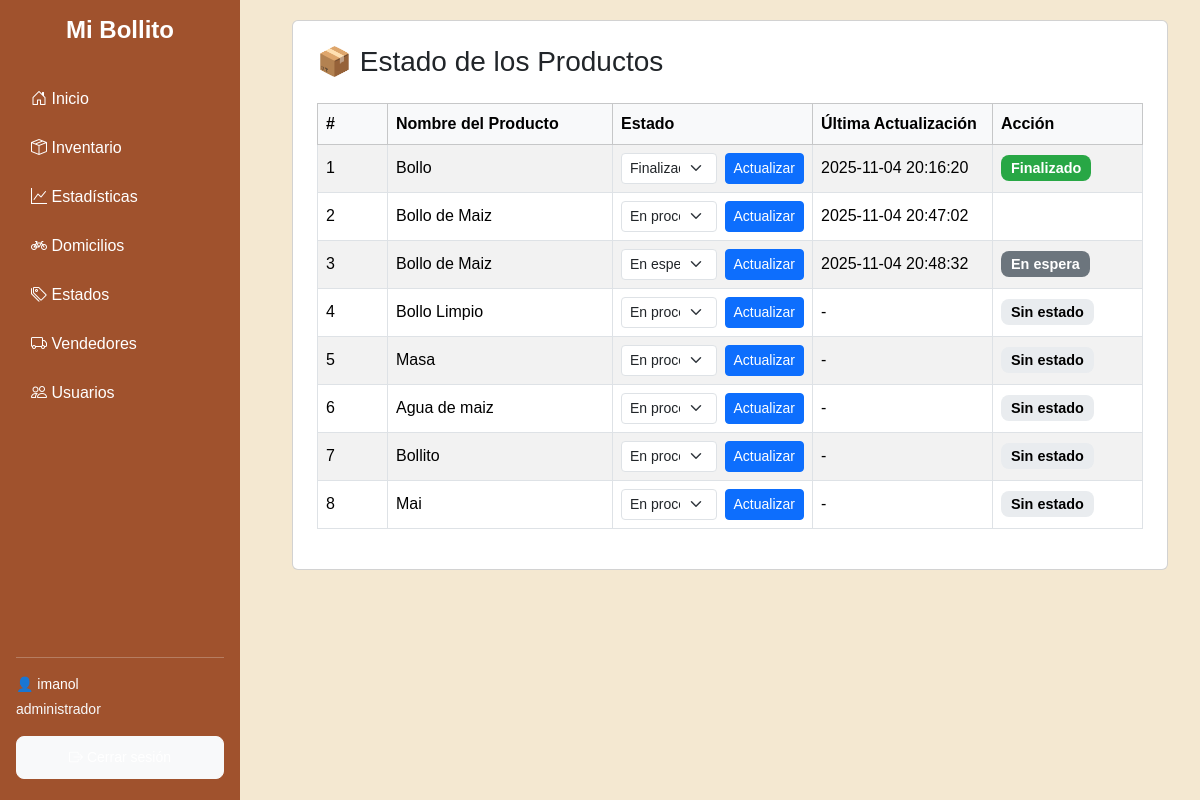
Page /estados.php (signed in) on the committed database.
### tables this page shows
CREATE TABLE `estado` (
  `id_estado` int(11) NOT NULL,
  `id_producto` int(11) NOT NULL,
  `nombre` varchar(100) NOT NULL,
  `estado_producto` enum('En proceso','Finalizado','Detenido','En espera','Por vencer','Vencido','Pendiente','Entregado','Cancelado') NOT NULL,
  `fecha_registro` timestamp NOT NULL DEFAULT current_timestamp()
);

CREATE TABLE `productos` (
  `id_producto` int(11) NOT NULL,
  `nombre` varchar(100) NOT NULL,
  `id_categoria` int(11) DEFAULT NULL,
  `descripcion` text DEFAULT NULL,
  `precio` decimal(10,2) NOT NULL,
  `stock` int(11) NOT NULL DEFAULT 0,
  `id_proveedor` int(11) DEFAULT NULL,
  `fecha_registro` timestamp NOT NULL DEFAULT current_timestamp(),
  `stock_actual` int(11) GENERATED ALWAYS AS (`stock`) STORED
);

### estados.php (the view, shortened to what this page needs)
<?php
require 'conexion.php';
$query = "
SELECT
    p.id_producto,
    p.nombre AS producto,
    e.estado_producto,
    e.fecha_registro
FROM productos p
LEFT JOIN estado e ON e.id_producto = p.id_producto
ORDER BY p.id_producto ASC
";
$result = $conn->query($query);
?>
<?php include 'includes/header.php'; ?>
<div class="container-fluid">
  <div class="card p-4 card-style">
    <h3 class="mb-4">📦 Estado de los Productos</h3>
    <div class="table-responsive">
      <table class="table table-bordered table-striped align-middle">
        <thead class="table-light">
          <tr>
            <th style="width: 70px;">#</th>
            <th>Nombre del Producto</th>
            <th style="width: 200px;">Estado</th>
            <th style="width: 180px;">Última Actualización</th>
            <th style="width: 150px;">Acción</th>
          </tr>
        </thead>
        <tbody>
          <?php if ($result->num_rows === 0): ?>
            <tr><td colspan="5" class="text-center">No hay productos registrados.</td></tr>
          <?php else: $i = 1; while ($row = $result->fetch_assoc()): ?>
            <tr>
              <td><?= $i++ ?></td>
              <td><?= htmlspecialchars($row['producto']) ?></td>
              <td>
                <form method="POST" class="d-flex">
                  <select name="estado_producto" class="form-select form-select-sm me-2">
                    <?php
                      $estados = ['En proceso', 'Finalizado', 'Detenido', 'En espera'];
                      foreach ($estados as $estado) {
                        $selected = ($row['estado_producto'] === $estado) ? 'selected' : '';
                        echo "<option value='$estado' $selected>$estado</option>";
                      }
                    ?>
                  </select>
                  <button type="submit" class="btn btn-sm btn-primary">Actualizar</button>
                </form>
              </td>
              <td><?= $row['fecha_registro'] ? $row['fecha_registro'] : '-' ?></td>
              <td>
                <?php
                $color = match ($row['estado_producto']) {
                    'Finalizado' => 'success',
                    'En proceso' => 'warning',
                    'Detenido' => 'danger',
                    'En espera' => 'secondary',
                    default => 'light'
                };
                ?>
                <span class="badge bg-<?= $color ?>"><?= htmlspecialchars($row['estado_producto'] ?? 'Sin estado') ?></span>
              </td>
            </tr>
          <?php endwhile; endif; ?>
        </tbody>
      </table>
    </div>
  </div>
</div>
<?php include 'includes/footer.php'; ?>

### includes/header.php (shortened to what this page needs)
<!DOCTYPE html>
<html lang="es">
<head>
  <link href="https://cdn.jsdelivr.net/npm/bootstrap@5.3.3/dist/css/bootstrap.min.css" rel="stylesheet">
  <link href="https://cdn.jsdelivr.net/npm/bootstrap-icons@1.11.3/font/bootstrap-icons.css" rel="stylesheet">
</head>
<body>
<div class="sidebar">
  <h4>Mi Bollito</h4>
  <a href="panel.php"><i class="bi bi-house-door"></i> Inicio</a>
  <a href="inventario.php"><i class="bi bi-box-seam"></i> Inventario</a>
  <a href="estadisticas.php"><i class="bi bi-graph-up"></i> Estadísticas</a>
  <a href="domicilios.php"><i class="bi bi-bicycle"></i> Domicilios</a>
  <a href="estados.php"><i class="bi bi-tags"></i> Estados</a>
  <?php if ($_SESSION['rol'] === 'administrador'): ?>
    <a href="vendedores.php"><i class="bi bi-truck"></i> Vendedores</a>
    <a href="usuarios.php"><i class="bi bi-people"></i> Usuarios</a>
  <?php endif; ?>
  <div class="mt-auto">
    <hr class="text-light">
    <p class="small mb-1">👤 <?= htmlspecialchars($_SESSION['nombre']) ?></p>
    <p class="small text-light"><?= $_SESSION['rol'] ?></p>
    <a href="logout.php" class="btn btn-light btn-sm w-100 mt-2">
      <i class="bi bi-box-arrow-right"></i> Cerrar sesión
    </a>
  </div>
</div>
<div class="content">

### includes/footer.php (shortened to what this page needs)
</div>
</body>
</html>

### includes/header.php (style rules this page uses)
body { background-color: #f4e8d1; font-family: Arial, sans-serif; margin: 0; display: flex; }
.sidebar { width: 240px; background-color: #a0522d; height: 100vh; color: #fff; position: fixed; top: 0; left: 0; padding: 1rem; display: flex; flex-direction: column; }
.sidebar h4 { font-weight: bold; margin-bottom: 2rem; text-align: center; }
.sidebar a { color: #fff; text-decoration: none; display: block; padding: 10px 15px; border-radius: 8px; margin-bottom: 5px; transition: background 0.2s; }

### rows in the picture
estado: id_producto.nombre "Bollo", fecha_registro "2025-11-04 20:16:20", estado_producto "Finalizado"
estado: id_producto.nombre "Bollo de Maiz", fecha_registro "2025-11-04 20:47:02"
estado: id_producto.nombre "Bollo de Maiz", fecha_registro "2025-11-04 20:48:32", estado_producto "En espera"
productos: nombre "Bollo Limpio", estado_producto "Sin estado"
productos: nombre "Masa", estado_producto "Sin estado"
productos: nombre "Agua de maiz", estado_producto "Sin estado"
productos: nombre "Bollito", estado_producto "Sin estado"
productos: nombre "Mai", estado_producto "Sin estado"

### other values in the picture
$_SESSION['nombre'] "imanol"
$_SESSION['rol'] "administrador"
form field estado_producto "Finalizado"
form field estado_producto "En proceso"
form field estado_producto "En espera"
